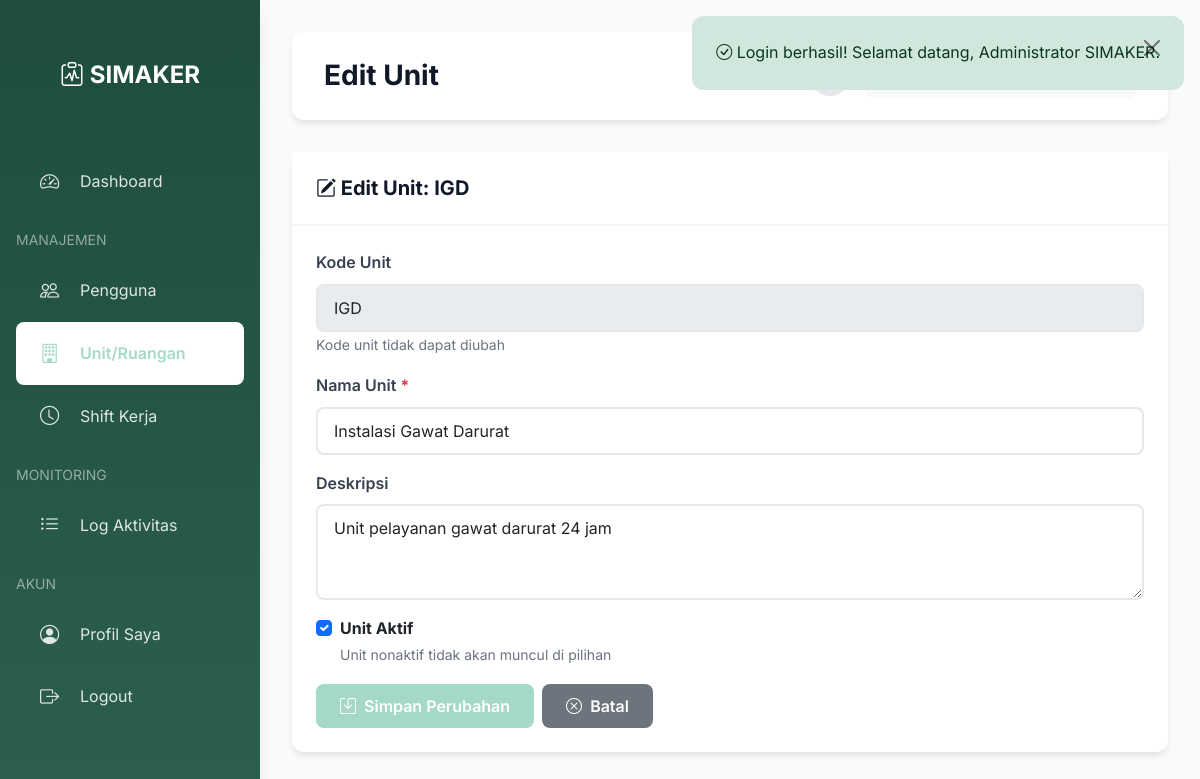
The page /modules/admin/units/edit.php?id=1 (signed in) on the database its author committed.
### tables this page shows
CREATE TABLE units (
    id INT AUTO_INCREMENT PRIMARY KEY,
    unit_code VARCHAR(20) UNIQUE NOT NULL,
    unit_name VARCHAR(100) NOT NULL,
    description TEXT,
    is_active BOOLEAN DEFAULT 1,
    created_at TIMESTAMP DEFAULT CURRENT_TIMESTAMP
);

### config/database.php (called while the page is built, shortened)
<?php
class Database {
    private static $instance = null;
    private $connection;
    private function __construct() {
        try {
            $dsn = "mysql:host=" . DB_HOST . ";dbname=" . DB_NAME . ";charset=" . DB_CHARSET;
            $options = [
                PDO::ATTR_ERRMODE => PDO::ERRMODE_EXCEPTION,
                PDO::ATTR_DEFAULT_FETCH_MODE => PDO::FETCH_ASSOC,
                PDO::ATTR_EMULATE_PREPARES => false,
            ];
            $this->connection = new PDO($dsn, DB_USER, DB_PASS, $options);
        } catch (PDOException $e) {
            die("Connection failed: " . $e->getMessage());
        }
    }
    public static function getInstance() {
        if (self::$instance === null) {
            self::$instance = new self();
        }
        return self::$instance;
    }
    public function getConnection() {
        return $this->connection;
    }
}
function db() {
    return Database::getInstance()->getConnection();
}
function query($sql, $params = []) {
    $db = db();
    $stmt = $db->prepare($sql);
    $stmt->execute($params);
    return $stmt;
}
function fetchOne($sql, $params = []) {
    $stmt = query($sql, $params);
    return $stmt->fetch();
}

### includes/security.php (called while the page is built, shortened)
<?php
function escapeHtml($text) {
    return htmlspecialchars($text, ENT_QUOTES, 'UTF-8');
}

### modules/admin/units/edit.php (the view, shortened to what this page needs)
<?php
require_once __DIR__ . '/../../../config/database.php';
require_once __DIR__ . '/../../../includes/security.php';
$unitId = (int)($_GET['id'] ?? 0);
$unit = fetchOne("SELECT * FROM units WHERE id = :id", ['id' => $unitId]);
require_once __DIR__ . '/../../../layouts/header.php';
require_once __DIR__ . '/../../../layouts/sidebar-admin.php';
?>
<div class="card">
    <div class="card-header">
        <h5 class="mb-0"><i class="bi bi-pencil-square"></i> Edit Unit: <?= escapeHtml($unit['unit_code']) ?></h5>
    </div>
    <div class="card-body">
        <form method="POST" class="needs-validation" novalidate>
            <div class="mb-3">
                <label class="form-label">Kode Unit</label>
                <input type="text" class="form-control" value="<?= escapeHtml($unit['unit_code']) ?>" disabled>
                <small class="text-muted">Kode unit tidak dapat diubah</small>
            </div>
            <div class="mb-3">
                <label for="unit_name" class="form-label">Nama Unit <span class="text-danger">*</span></label>
                <input type="text" class="form-control" id="unit_name" name="unit_name"
                       value="<?= escapeHtml($unit['unit_name']) ?>" required>
            </div>
            <div class="mb-3">
                <label for="description" class="form-label">Deskripsi</label>
                <textarea class="form-control" id="description" name="description" rows="3"><?= escapeHtml($unit['description'] ?? '') ?></textarea>
            </div>
            <div class="mb-3">
                <div class="form-check">
                    <input class="form-check-input" type="checkbox" id="is_active" name="is_active"
                           <?= $unit['is_active'] ? 'checked' : '' ?>>
                    <label class="form-check-label" for="is_active">
                        <strong>Unit Aktif</strong>
                    </label>
                    <br><small class="text-muted">Unit nonaktif tidak akan muncul di pilihan</small>
                </div>
            </div>
            <div class="d-flex gap-2">
                <button type="submit" class="btn btn-primary">
                    <i class="bi bi-save"></i> Simpan Perubahan
                </button>
                <a href="<?= APP_URL ?>/modules/admin/units/index.php" class="btn btn-secondary">
                    <i class="bi bi-x-circle"></i> Batal
                </a>
            </div>
        </form>
    </div>
</div>
</div>
<?php require_once __DIR__ . '/../../../layouts/footer.php'; ?>

### assets/css/style.css (style rules this page uses)
:root { --primary: #0a98695e; --primary-dark: #0a98695e; --primary-darker: #0a98695e; --primary-light: #0a98695e; --primary-lighter: #0a98695e; --gray-50: #f9fafb; --gray-100: #f3f4f6; --gray-200: #e5e7eb; --gray-300: #d1d5db; --gray-400: #9ca3af; --gray-500: #6b7280; --gray-600: #4b5563; --gray-700: #374151; --gray-800: #1f2937; --gray-900: #111827; --success: #10b981; --warning: #f59e0b; --danger: #ef4444; --info: #3b82f6; --spacing-xs: 0.25rem; --spacing-sm: 0.5rem; --spacing-md: 1rem; --spacing-lg: 1.5rem; --spacing-xl: 2rem; --radius-sm: 0.375rem; --radius-md: 0.5rem; --radius-lg: 0.75rem; --radius-xl: 1rem; --shadow-sm: 0 1px 2px 0 rgb(0 0 0 / 0.05); --shadow-md: 0 4px 6px -1px rgb(0 0 0 / 0.1); --shadow-lg: 0 10px 15px -3px rgb(0 0 0 / 0.1); --shadow-xl: 0 20px 25px -5px rgb(0 0 0 / 0.1); }
* { margin: 0; padding: 0; box-sizing: border-box; }
body { font-family: 'Inter', -apple-system, BlinkMacSystemFont, 'Segoe UI', Roboto, 'Helvetica Neue', Arial, sans-serif; line-height: 1.6; color: var(--gray-800); background-color: var(--gray-50); min-height: 100vh; }
h1, h2, h3, h4, h5, h6 { color: var(--gray-900); font-weight: 700; line-height: 1.2; margin-bottom: var(--spacing-md); }
h5 { font-size: 1.25rem; }
.btn-primary { background-color: var(--primary); border-color: var(--primary); }
.card { border: none; border-radius: var(--radius-lg); box-shadow: var(--shadow-md); margin-bottom: var(--spacing-lg); transition: all 0.3s ease; }
.card-header { background-color: white; border-bottom: 2px solid var(--gray-100); padding: var(--spacing-lg); font-weight: 600; color: var(--gray-800); }
.card-body { padding: var(--spacing-lg); }
.form-label { font-weight: 600; color: var(--gray-700); margin-bottom: var(--spacing-sm); }
.form-control, .form-select { border: 2px solid var(--gray-200); border-radius: var(--radius-md); padding: 0.625rem 1rem; transition: all 0.3s ease; }
.form-control::placeholder { color: var(--gray-400); }
.btn { padding: 0.625rem 1.5rem; border-radius: var(--radius-md); font-weight: 600; transition: all 0.3s ease; border: none; }
.btn i { margin-right: var(--spacing-xs); }
.text-muted { color: var(--gray-500) !important; }
.mb-0 { margin-bottom: 0 !important; }
.mb-3 { margin-bottom: 1rem !important; }

### assets/css/dark-mode.css (style rules this page uses)
body, .card, .table-container, .form-control, .form-select, .btn, .top-navbar { transition: background-color 0.3s ease, color 0.3s ease, border-color 0.3s ease; }

### rows shown on the page
units: unit_code "IGD", unit_name "Instalasi Gawat Darurat", description "Unit pelayanan gawat darurat 24 jam", is_active "☑"

### other values the page prints
escapeHtml($flash['message']) "Login berhasil! Selamat datang, Administrator SIMAKER."
escapeHtml($pageTitle) "Edit Unit"
